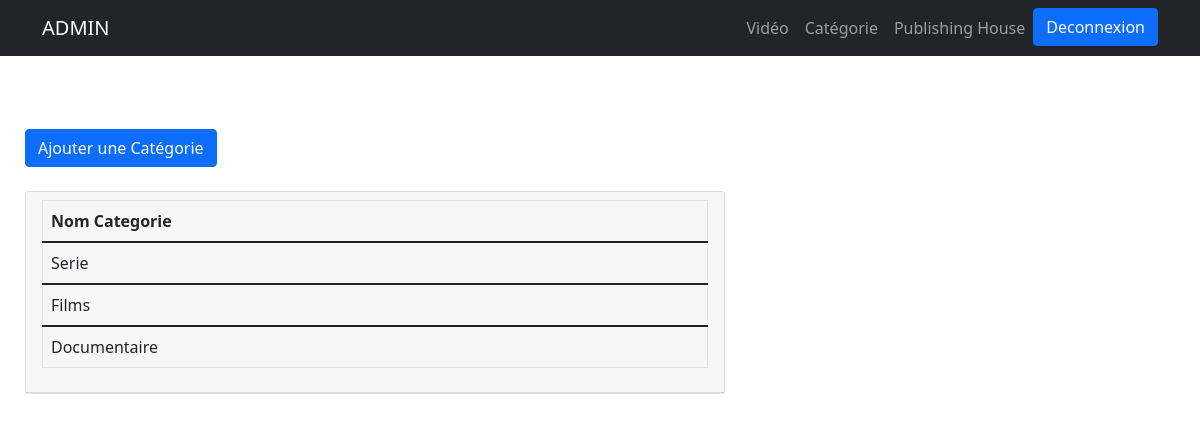
Page /Proprio/categorie.php (signed in) on the committed database.
### tables this page shows
CREATE TABLE IF NOT EXISTS `categorie` (
  `idcategorie` int(11) NOT NULL AUTO_INCREMENT,
  `nom_categorie` char(25) DEFAULT NULL,
  PRIMARY KEY (`idcategorie`)
);

### Proprio/admin/affcategorie.php (called while the page is built)
<?php
    require ('dbconnexion.php');
    $recup = $bdd->query('SELECT * FROM categorie');
?>

### Proprio/categorie.php (the view, shortened to what this page needs)
<?php
    require('index.php');
    require('admin/affcategorie.php');
?>
<div class="col-md-7" style="margin: 25px ;">
    <a href="ajoutcat.php" class="btn btn-primary">Ajouter une Catégorie</a> <br><br>
    <div class="card">
    <div class="card-header">
        <table class="table table-bordered">
            <thead >
                <tr>
                    <th>Nom Categorie</th>
                </tr>
            </thead>
            <?php while($liste = $recup->fetch()) { ?>
            <tbody>
                <tr>
                    <td><?= $liste['nom_categorie']; ?></td>
                </tr>
            </tbody>
            <?php } ?>
        </table>
    </div>
    </div>
</div>

### rows in the picture
categorie: nom_categorie "Serie"
categorie: nom_categorie "Films"
categorie: nom_categorie "Documentaire"
